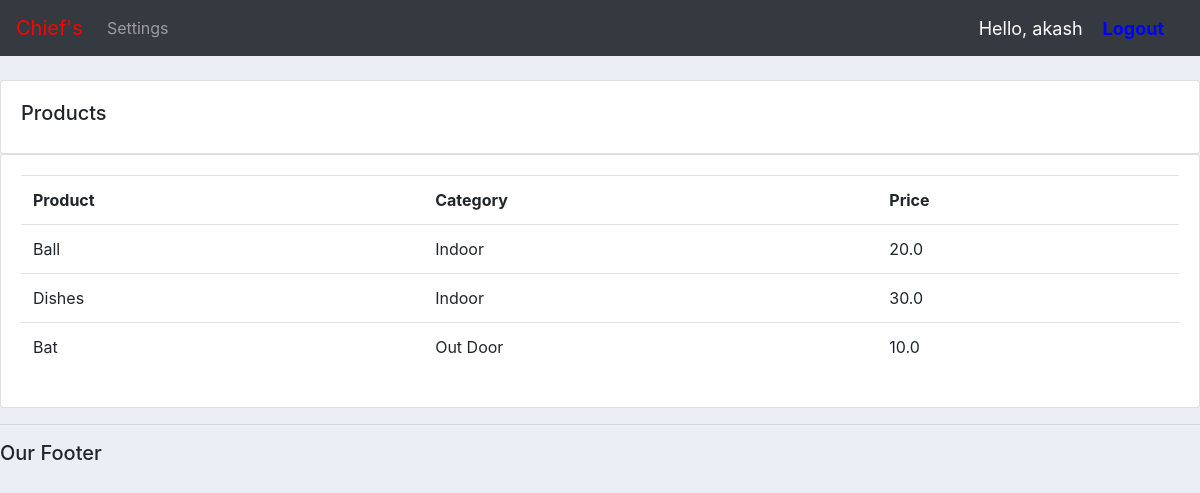
Screenshot of /products/ (signed in) with the database file from the repository.
### accounts/models.py (models this page shows, shortened)
class Product(models.Model):
	CATEGORY = (
		('Indoor' ,'Indoor'),
		('Out Door' ,'Out Door'),
		)
	name = models.CharField(max_length=200, null=True)
	price = models.FloatField(null=True)
	category = models.CharField(max_length=200, null=True, choices=CATEGORY)
	description = models.CharField(max_length=200, null=True, blank=True)
	date_created = models.DateTimeField(auto_now_add=True, null=True)
	tag = models.ManyToManyField(Tag)

### accounts/decorators.py (the view)
		def wrapper_func(request, *args, **kwargs):
			group = None
			if request.user.groups.exists():
				group = request.user.groups.all()[0].name
			if group in allowed_roles:
				return view_func(request, *args, **kwargs)
			else:
				return HttpResponse('You are not authorized to view this page')

### accounts/views.py (called while the page is built)
@login_required(login_url='login')
@allowed_users(allowed_roles=['admin'])
def products(request):
	products = Product.objects.all()
	return render(request, 'accounts/products.html', {'products':products})

### accounts/templates/accounts/products.html
{%  extends 'accounts/main.html' %}
{% block content %}
		<br>
		<div class="row">
			<div class="col-md">
				<div class="card card-body">
					<h5>Products</h5>
				</div>
				<div class="card card-body">
					<table class="table">
						<tr>
							<th>Product</th>
							<th>Category</th>
							<th>Price</th>
						</tr>
						{% for i in products %}
							<tr>
								<td>{{i.name}}</td>
								<td>{{i.category}}</td>
								<td>{{i.price}}</td>
							</tr>
						{% endfor %}
					</table>
				</div>
			</div>
		</div>
{% endblock content %}

### accounts/templates/accounts/navbar.html (shortened to what this page needs)
{% load static %}
<nav class="navbar navbar-expand-lg navbar-dark bg-dark">
  <a class="navbar-brand" style="color: red" href="{% url 'home' %}">Chief's</a>
  <div class="collapse navbar-collapse" id="navbarNav">
    <ul class="navbar-nav">
      {% if user.group.is_staff %}
      <li class="nav-item active">
        <a class="nav-link" href="{% url 'home' %}">Dashboard</a>
      </li>
      <li class="nav-item">
        <a class="nav-link" href="{% url 'products' %}">Products</a>
      {% else %}
      <li class="nav-item">
        <a class="nav-link" href="{% url 'account' %}">
        Settings</a>
      {% endif %}
    </ul>
  </div>
  <span class="hello_msg">Hello, {{request.user}}</span>
  <span><a id="logout_msg" href="{% url 'logout' %}"><b>Logout</b></a></span>
</nav>
{% load static %}

### static/css/main.css (style rules this page uses)
body { background-color: #ebeff5; }

### accounts/templates/accounts/navbar.html (style rules this page uses)
.hello_msg { font-size: 18px; color: #fff; margin-right: 20px }
#logout_msg { font-size: 18px; color: blue; margin-right: 20px }

### rows the page displays
Product: name "Ball", category "Indoor", price "20.0"
Product: name "Dishes", category "Indoor", price "30.0"
Product: name "Bat", category "Out Door", price "10.0"

### other values shown
{{ request.user }} "akash"
